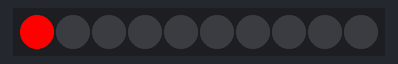
This sketch was run on a simulated Arduino Uno, built with avr-gcc and run on an emulated ATmega328P. On the bench: 10 RGB LEDs in strip order, left to right.

Above: at 2.1 s.
At 4.16 s:
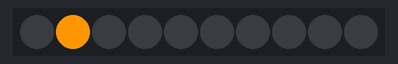
At 5.0 s:
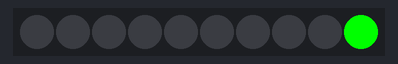
At 9.0 s:
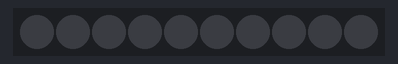
At 12.02 s:
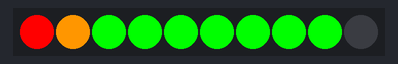
At 16.4 s:
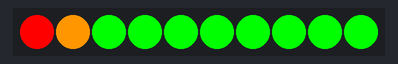

Measured:
- by itself, everything shown: repeats every 14.4 s, in 64 steps
- what the display in image 0 shows lasts 1.0 s, from 2.0 s to 3.0 s
- what the display in image 2 shows lasts 1.1 s, from 4.9 s to 6.0 s
- what the display in image 3 shows lasts 2.2 s, from 9.0 s to 11.2 s

The sketch:

LEDBar.ino
```cpp
#include <Grove_LED_Bar.h>

Grove_LED_Bar bar(7, 6, 0);  // Clock pin, Data pin, Orientation

void setup(){
  bar.begin();

  bar.setBits(0B000001000000000);
  delay(1000);
  bar.setBits(0B000001100000000);
  delay(1000);
  bar.setBits(0B000000000000001);
  delay(1000);

  bar.setLevel(0);
  delay(1000);
}

void loop() {
  int mask = 1;
  for (int i = 0; i < 10; i++) {
    bar.setBits(mask << i);
    delay(100);
  }

  delay(1000);
  bar.setLevel(0);
  delay(1000);

  for (int i = 9; i >= 0; i--) {
    bar.setLed(i, 1);
    delay(100);
    bar.setLed(i, 0);
    delay(100);
  }
  delay(1000);
  bar.setLevel(0);
  delay(1000);

  for (int i = 0; i <= 10; i++) {
    bar.setLevel(i);
    delay(100);
  }

  delay(1000);
  bar.setLevel(0);
  delay(1000);

  bar.setGreenToRed(1);
  for (int i = 0; i <= 10; i++) {
    bar.setLevel(i);
    delay(100);
  }
  bar.setGreenToRed(0);
  for (int i = 0; i <= 10; i++) {
    bar.setLevel(i);
    delay(100);
  }

  delay(1000);
  bar.setLevel(0);
  delay(1000);
}
```
